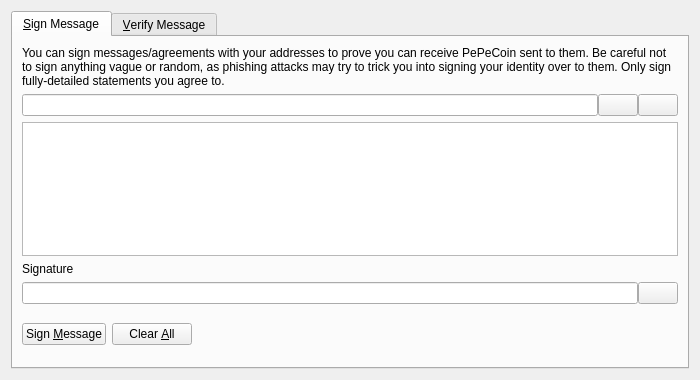
<?xml version="1.0" encoding="UTF-8"?>
<ui version="4.0">
 <class>SignVerifyMessageDialog</class>
 <widget class="QDialog" name="SignVerifyMessageDialog">
  <property name="geometry">
   <rect>
    <x>0</x>
    <y>0</y>
    <width>700</width>
    <height>380</height>
   </rect>
  </property>
  <property name="windowTitle">
   <string>Signatures - Sign / Verify a Message</string>
  </property>
  <property name="modal">
   <bool>true</bool>
  </property>
  <layout class="QVBoxLayout" name="verticalLayout">
   <item>
    <widget class="QTabWidget" name="tabWidget">
     <property name="currentIndex">
      <number>0</number>
     </property>
     <widget class="QWidget" name="tabSignMessage">
      <attribute name="title">
       <string>&amp;Sign Message</string>
      </attribute>
      <layout class="QVBoxLayout" name="verticalLayout_SM">
       <item>
        <widget class="QLabel" name="infoLabel_SM">
         <property name="text">
          <string>You can sign messages/agreements with your addresses to prove you can receive PePeCoin sent to them. Be careful not to sign anything vague or random, as phishing attacks may try to trick you into signing your identity over to them. Only sign fully-detailed statements you agree to.</string>
         </property>
         <property name="textFormat">
          <enum>Qt::PlainText</enum>
         </property>
         <property name="wordWrap">
          <bool>true</bool>
         </property>
        </widget>
       </item>
       <item>
        <layout class="QHBoxLayout" name="horizontalLayout_1_SM">
         <property name="spacing">
          <number>0</number>
         </property>
         <item>
          <widget class="QValidatedLineEdit" name="addressIn_SM">
           <property name="toolTip">
            <string>The PePeCoin address to sign the message with</string>
           </property>
          </widget>
         </item>
         <item>
          <widget class="QPushButton" name="addressBookButton_SM">
           <property name="toolTip">
            <string>Choose previously used address</string>
           </property>
           <property name="text">
            <string/>
           </property>
           <property name="shortcut">
            <string>Alt+A</string>
           </property>
           <property name="autoDefault">
            <bool>false</bool>
           </property>
          </widget>
         </item>
         <item>
          <widget class="QPushButton" name="pasteButton_SM">
           <property name="toolTip">
            <string>Paste address from clipboard</string>
           </property>
           <property name="text">
            <string/>
           </property>
           <property name="shortcut">
            <string>Alt+P</string>
           </property>
           <property name="autoDefault">
            <bool>false</bool>
           </property>
          </widget>
         </item>
        </layout>
       </item>
       <item>
        <widget class="QPlainTextEdit" name="messageIn_SM">
         <property name="toolTip">
          <string>Enter the message you want to sign here</string>
         </property>
        </widget>
       </item>
       <item>
        <widget class="QLabel" name="signatureLabel_SM">
         <property name="text">
          <string>Signature</string>
         </property>
         <property name="textFormat">
          <enum>Qt::PlainText</enum>
         </property>
        </widget>
       </item>
       <item>
        <layout class="QHBoxLayout" name="horizontalLayout_2_SM">
         <property name="spacing">
          <number>0</number>
         </property>
         <item>
          <widget class="QLineEdit" name="signatureOut_SM">
           <property name="font">
            <font>
             <italic>true</italic>
            </font>
           </property>
           <property name="readOnly">
            <bool>true</bool>
           </property>
          </widget>
         </item>
         <item>
          <widget class="QPushButton" name="copySignatureButton_SM">
           <property name="toolTip">
            <string>Copy the current signature to the system clipboard</string>
           </property>
           <property name="text">
            <string/>
           </property>
           <property name="autoDefault">
            <bool>false</bool>
           </property>
          </widget>
         </item>
        </layout>
       </item>
       <item>
        <layout class="QHBoxLayout" name="horizontalLayout_3_SM">
         <item>
          <widget class="QPushButton" name="signMessageButton_SM">
           <property name="toolTip">
            <string>Sign the message to prove you own this PePeCoin address</string>
           </property>
           <property name="text">
            <string>Sign &amp;Message</string>
           </property>
           <property name="autoDefault">
            <bool>false</bool>
           </property>
          </widget>
         </item>
         <item>
          <widget class="QPushButton" name="clearButton_SM">
           <property name="toolTip">
            <string>Reset all sign message fields</string>
           </property>
           <property name="text">
            <string>Clear &amp;All</string>
           </property>
           <property name="autoDefault">
            <bool>false</bool>
           </property>
          </widget>
         </item>
         <item>
          <spacer name="horizontalSpacer_1_SM">
           <property name="orientation">
            <enum>Qt::Horizontal</enum>
           </property>
           <property name="sizeHint" stdset="0">
            <size>
             <width>40</width>
             <height>48</height>
            </size>
           </property>
          </spacer>
         </item>
         <item>
          <widget class="QLabel" name="statusLabel_SM">
           <property name="font">
            <font>
             <weight>75</weight>
             <bold>true</bold>
            </font>
           </property>
           <property name="text">
            <string/>
           </property>
           <property name="wordWrap">
            <bool>true</bool>
           </property>
          </widget>
         </item>
         <item>
          <spacer name="horizontalSpacer_2_SM">
           <property name="orientation">
            <enum>Qt::Horizontal</enum>
           </property>
           <property name="sizeHint" stdset="0">
            <size>
             <width>40</width>
             <height>48</height>
            </size>
           </property>
          </spacer>
         </item>
        </layout>
       </item>
      </layout>
     </widget>
     <widget class="QWidget" name="tabVerifyMessage">
      <attribute name="title">
       <string>&amp;Verify Message</string>
      </attribute>
      <layout class="QVBoxLayout" name="verticalLayout_VM">
       <item>
        <widget class="QLabel" name="infoLabel_VM">
         <property name="text">
          <string>Enter the receiver's address, message (ensure you copy line breaks, spaces, tabs, etc. exactly) and signature below to verify the message. Be careful not to read more into the signature than what is in the signed message itself, to avoid being tricked by a man-in-the-middle attack. Note that this only proves the signing party receives with the address, it cannot prove sendership of any transaction!</string>
         </property>
         <property name="textFormat">
          <enum>Qt::PlainText</enum>
         </property>
         <property name="alignment">
          <set>Qt::AlignLeading|Qt::AlignLeft|Qt::AlignTop</set>
         </property>
         <property name="wordWrap">
          <bool>true</bool>
         </property>
        </widget>
       </item>
       <item>
        <layout class="QHBoxLayout" name="horizontalLayout_1_VM">
         <property name="spacing">
          <number>0</number>
         </property>
         <item>
          <widget class="QValidatedLineEdit" name="addressIn_VM">
           <property name="toolTip">
            <string>The PePeCoin address the message was signed with</string>
           </property>
          </widget>
         </item>
         <item>
          <widget class="QPushButton" name="addressBookButton_VM">
           <property name="toolTip">
            <string>Choose previously used address</string>
           </property>
           <property name="text">
            <string/>
           </property>
           <property name="shortcut">
            <string>Alt+A</string>
           </property>
           <property name="autoDefault">
            <bool>false</bool>
           </property>
          </widget>
         </item>
        </layout>
       </item>
       <item>
        <widget class="QPlainTextEdit" name="messageIn_VM"/>
       </item>
       <item>
        <widget class="QValidatedLineEdit" name="signatureIn_VM"/>
       </item>
       <item>
        <layout class="QHBoxLayout" name="horizontalLayout_2_VM">
         <item>
          <widget class="QPushButton" name="verifyMessageButton_VM">
           <property name="toolTip">
            <string>Verify the message to ensure it was signed with the specified PePeCoin address</string>
           </property>
           <property name="text">
            <string>Verify &amp;Message</string>
           </property>
           <property name="autoDefault">
            <bool>false</bool>
           </property>
          </widget>
         </item>
         <item>
          <widget class="QPushButton" name="clearButton_VM">
           <property name="toolTip">
            <string>Reset all verify message fields</string>
           </property>
           <property name="text">
            <string>Clear &amp;All</string>
           </property>
           <property name="autoDefault">
            <bool>false</bool>
           </property>
          </widget>
         </item>
         <item>
          <spacer name="horizontalSpacer_1_VM">
           <property name="orientation">
            <enum>Qt::Horizontal</enum>
           </property>
           <property name="sizeHint" stdset="0">
            <size>
             <width>40</width>
             <height>48</height>
            </size>
           </property>
          </spacer>
         </item>
         <item>
          <widget class="QLabel" name="statusLabel_VM">
           <property name="font">
            <font>
             <weight>75</weight>
             <bold>true</bold>
            </font>
           </property>
           <property name="text">
            <string/>
           </property>
           <property name="wordWrap">
            <bool>true</bool>
           </property>
          </widget>
         </item>
         <item>
          <spacer name="horizontalSpacer_2_VM">
           <property name="orientation">
            <enum>Qt::Horizontal</enum>
           </property>
           <property name="sizeHint" stdset="0">
            <size>
             <width>40</width>
             <height>48</height>
            </size>
           </property>
          </spacer>
         </item>
        </layout>
       </item>
      </layout>
     </widget>
    </widget>
   </item>
  </layout>
 </widget>
 <customwidgets>
  <customwidget>
   <class>QValidatedLineEdit</class>
   <extends>QLineEdit</extends>
   <header>qvalidatedlineedit.h</header>
  </customwidget>
 </customwidgets>
 <resources>
  <include location="../dash.qrc"/>
 </resources>
 <connections/>
</ui>
